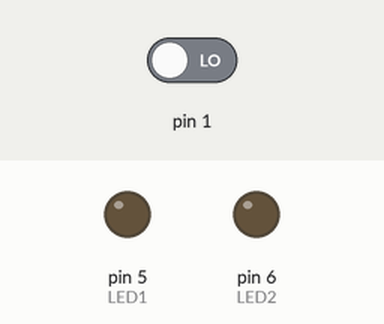
A sketch run on a simulated Arduino Uno, built with avr-gcc and run on an emulated ATmega328P. Parts: output pins drawn as LEDs (lit = HIGH). Dashed ring = blinking. The test bench sets the inputs (shaded band); at power-on: pin 1 LOW.

Above: at 1.2 s.
1.3 s: pin 1 driven HIGH
At 2.8 s:
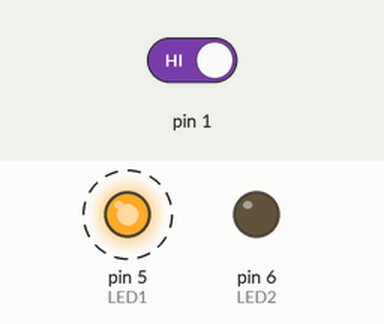
4.3 s: pin 1 driven LOW
At 5.3 s:
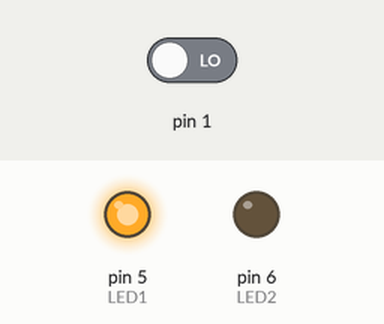
5.8 s: pin 1 driven HIGH
At 5.97 s:
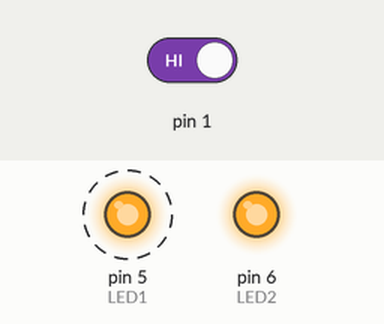
Timing chart, 0 to 14.8 s (numbered marks = the images above; inputs shaded):
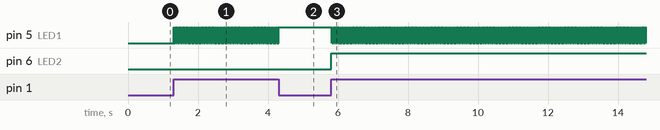

Measured:
- after the input at 1.3 s, pin 5 (LED1): alternates HIGH for 0.01 s and LOW for 0.01 s, starting at once
- after the input at 4.3 s, pin 5 (LED1): goes on until 4.3 s, then stays HIGH
- after the input at 5.8 s, pin 5 (LED1): alternates HIGH for 0.01 s and LOW for 0.01 s, starting at once; pin 6 (LED2): LOW → HIGH at once

The sketch:

Switch_and_LED.ino
```cpp
#include "Arduino.h"
int increasebutton = 3;
int decreasebutton = 4;
int LED1 = 5;
int LED2 = 6;
boolean LED1state = LOW;
boolean LED2state = LOW;
boolean buttonstate = LOW;

void setup()
{
  pinMode(increasebutton, INPUT);
  pinMode(decreasebutton, INPUT);
  pinMode(LED1, OUTPUT);
  pinMode(LED2, OUTPUT);
  digitalWrite(LED1, LED1state);
  digitalWrite(LED2, LED2state);
}

boolean debouncing(boolean button)
{
  boolean reading = digitalRead(button);
  if (buttonstate != reading)
  {
    delay(5);
    reading = digitalRead(button);
  }
  return (reading);
}

void loop()
{
  int increasebuttonstate = debouncing(increasebutton);
  int decreasebuttonstate = debouncing(decreasebutton);
  if (buttonstate == LOW && increasebuttonstate == HIGH)
  {
    LED1state = !LED1state;
  }
  else if (buttonstate == LOW && decreasebuttonstate == HIGH)
  {
    LED2state = !LED2state;
  }
  else
  {
    LED1state = LED1state;
    LED2state = LED2state;
  }
  digitalWrite(LED1, LED1state);
  digitalWrite(LED2, LED2state);
}
```
